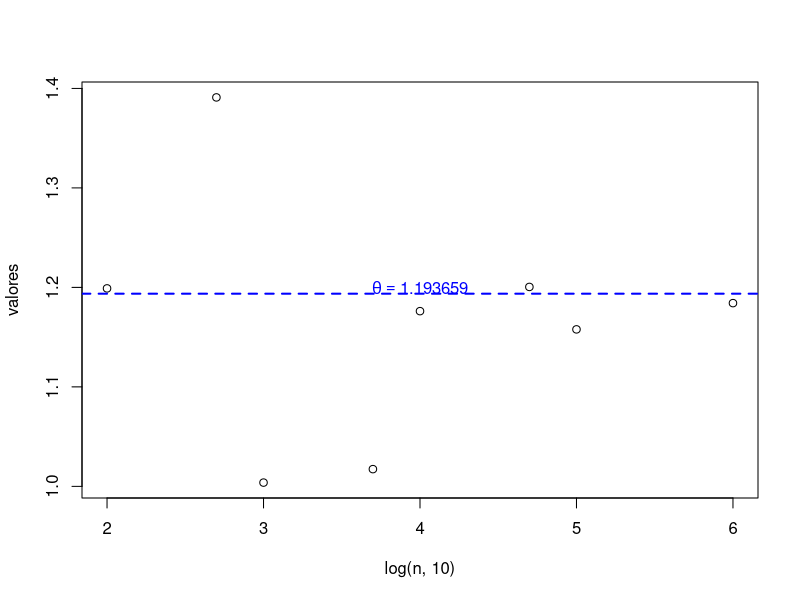
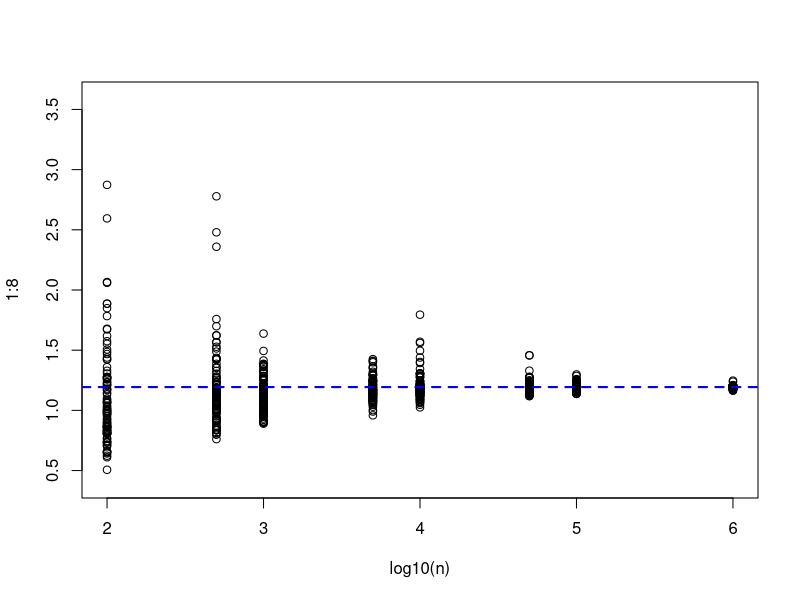
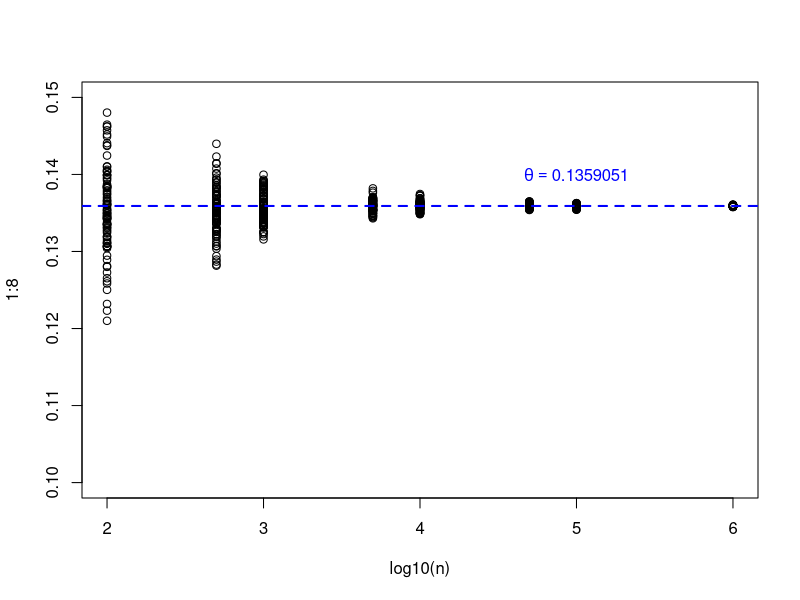
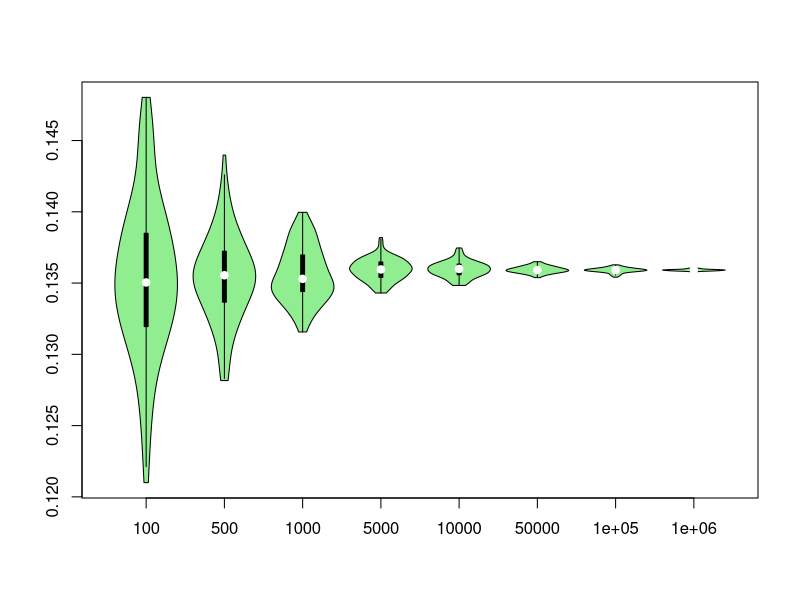
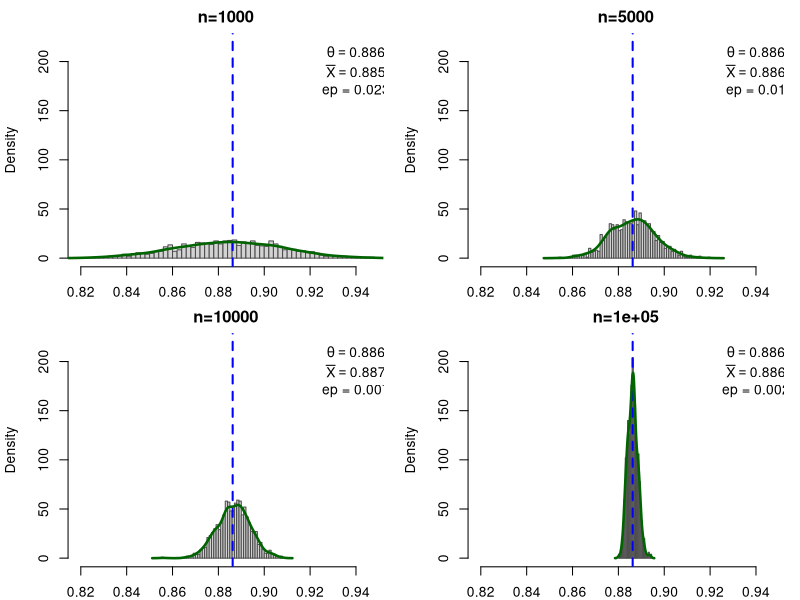

These figures' R source, in order:
## INTEGRAÇÃO MONTE CARLO
#obj: resolução de integrais definidas usando números aleatórios.


## * Integrais do tipo theta= integral (calculada em [0,1]) de g(x)dx ----
#   Seja U~Unif(0,1):
#   theta= E(g(U)) = integral(de 0 a 1) de g(x)*f_U(x)*dx; onde f_U(x) = 1
#   Assim, temos o seguinte algoritmo para estimar theta:

# 1- Gerar n variáveis U(0,1) aleatoriamente
# 2- Aplicar g(U)
# 3- Calcular a média das g(U)

## ESTIMAR B(0.4,5) = integral de 0 a 1 de t^(x-1)*(1-t)^(y-1)*dt
theta <- beta(0.4,5)

g<- function(t, x=0.4,y=5){
  t^(x-1) * (1-t)^(y-1)
}

estima<- function(n){
  U <- runif(n)
  return(mean(g(U)))
}

n<- c(100,500,1E3,5E3,1E4,5E4,1E5,1E6)
valores <- sapply(n, estima)

plot(log(n,10),valores)
abline(h=theta,col="blue",lwd=2,lty=2)
text(4,1.20,labels= bquote(theta == .(theta)),col="blue")

## realizando 100 aproximacoes
aprox <- t(replicate(100, sapply(n,estima)))

plot(log10(n), y=1:8, ylim=c(0.4,3.6),type="n")
for(i in 1:100){
  points(log10(n),aprox[i,])
}
abline(h=theta,col="blue",lwd=2,lty=2)

#medias das estimativas
medias <- apply(aprox, 2, mean)
names(medias) <- n
medias

#erro padrao das estimativas
ep <- apply(aprox,2,sd)
names(ep) <- n
ep

#quantis (limite superior e inferior)
Limites <-apply(aprox,2, function(x) quantile(x,probs=c(0.025,0.975)))

#amplitudes
amplitude <- apply(aprox,2, function(x) diff(range(x)))

#tabela compilando tudo
cbind(n,medias,ep,LInf=Limites[1,],LSup=Limites[2,],amplitude)

## 24/06
## * INTEGRAÇAO NO INTERVALO (a, b) ----
# - Realizamos a transformação 
# X = Y(b-a) + a
# Y = (X - a) / (b-a)
# dY = 1/(b-a) dX
# - Substitui-se na integral de modo que os limites de integração se tornem (0,1)
# - Volta à linha 10 da nota de aula

### EXEMPLO
# Seja X~N(0,1)
# Deseja-se calcular por integração MC: theta = P( 1 < X < 2 )

#g(x)= dnorm(x,mean=0,sd=1)

U <- runif(1E3)
t <- mean( dnorm(U+1) )
# VALOR REAL:
theta <- pnorm(2) - pnorm(1)
rbind(estimativa=t,valor.real=theta)

estima<- function(n){
  U <- runif(n)
  return(mean(dnorm(U+1)))
}
aprox <- t(replicate(100, sapply(n,estima)))

plot(log10(n), y=1:8, ylim=c(0.10,0.15),type="n")
for(i in 1:8){
  points(rep(log10(n)[i],100),aprox[,i])
}
abline(h=theta,col="blue",lwd=2,lty=2)
text(5,0.14,labels= bquote(theta == .(theta)),col="blue")

# violin plot das estimativas
library(vioplot)
colnames(aprox) <- n
vioplot(aprox, col="lightgreen")

# medias das estimativas
medias <- apply(aprox, 2, mean)
names(medias) <- n
medias

#erro padrao das estimativas
ep <- apply(aprox,2,sd)
names(ep) <- n
ep


## * INTEGRAIS NO INTERVALO (0,Inf) ----
# 1- Substituição Y = 1/(X-1):
#   X = 1/y - 1
#   quando X-> 0, Y==1
#   quando X-> Inf, Y==0
#   Jacobiano: J(y)= -1/y^2
# 2- Volta à linha 10 da nota de aula


### EXEMPLO
# theta = Integral do 0 ao Inf de exp(-x^2)
# Valor Real: 
theta <- sqrt(pi)/2

h <- function(y){
  exp(-(1/y - 1)^2)/y^2
}
#estimando
U <- runif(1E3)
est <- mean(h(U))

c(estimativa=est,valor.real=theta)

estima<- function(n){
  U <- runif(n)
  return(mean(h(U)))
}
n<- c(1E3,5E3,1E4,1E5)
X<- t(replicate(1E3, sapply(n,estima)))
amp <- range(X)
#media das estimativas para cada n
medias <- round(apply(X,2,mean),3)
#desvio padrao das estimativas para cada n
dp <- round(apply(X,2,sd),3)

par(mfrow=c(2,2),mar=c(2,4.1,2,1))
for(i in 1:4){
  hist(X[,i],xlim=amp,freq=F,breaks=50,ylim=c(0,220),
       border="gray30",
       main=paste0("n=",n[i]))
  abline(v=theta,col="blue",lwd=2,lty=2)
  lines(density(X[,i]), col="darkgreen",lwd=2.5)
  text(x=.94,y=210,bquote(theta == .(round(theta,3))))
  text(x=.94,y=190,bquote(bar(X) == .(medias[i])))
  text(x=.94,y=170,paste("ep =", dp[i]))
}
